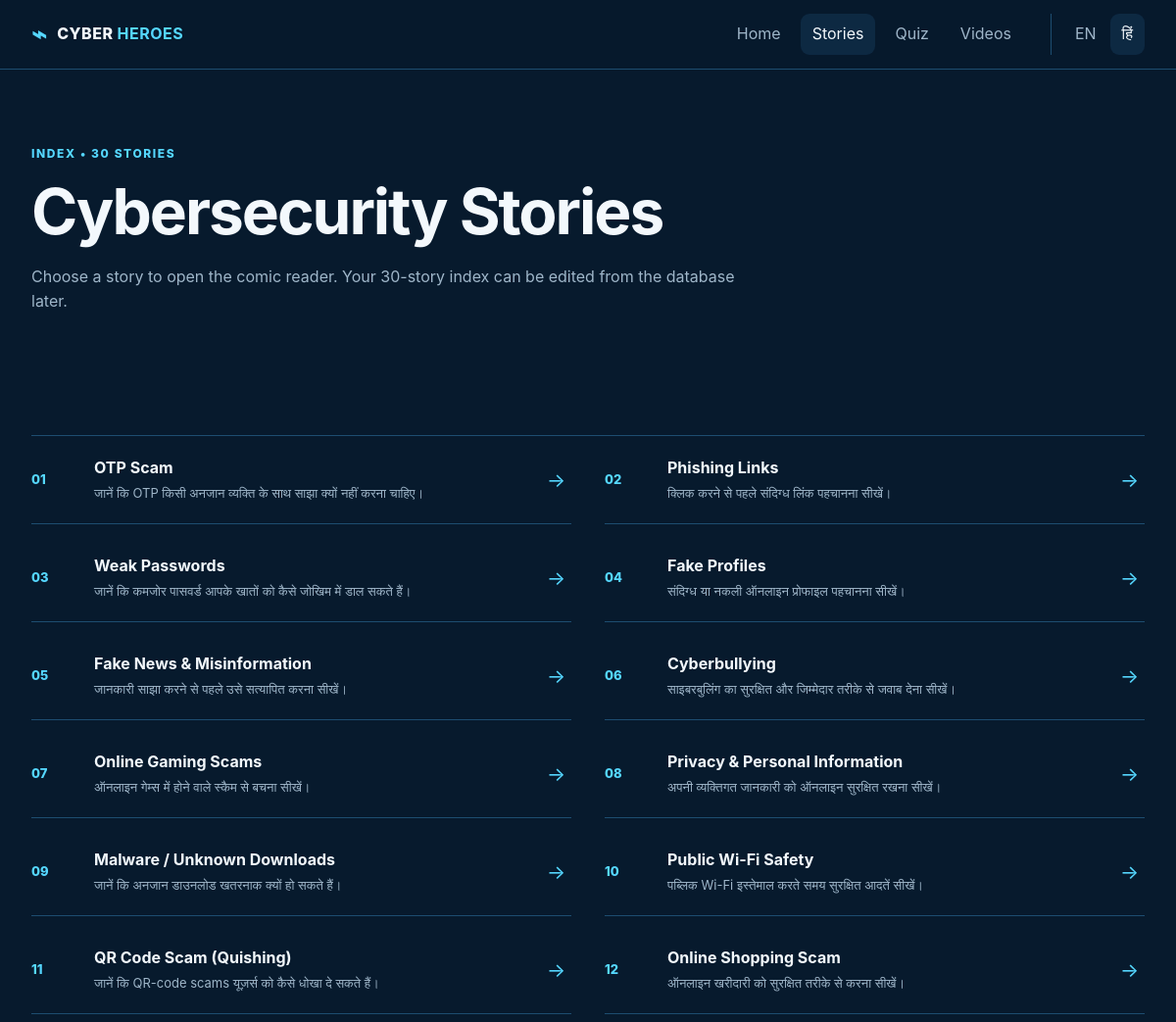
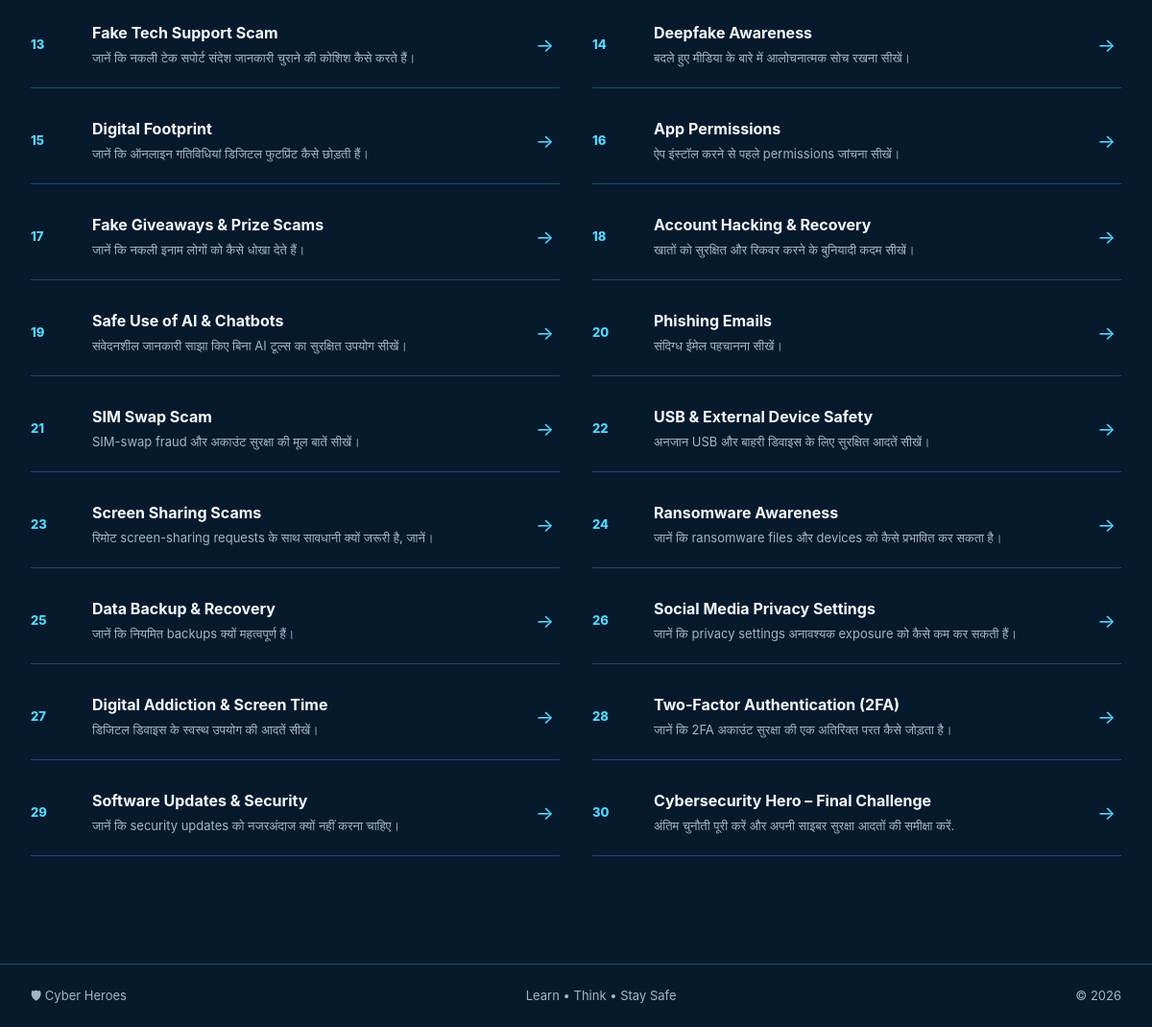
Page /stories.php?lang=hindi on the committed database (2 pictures, top to bottom).
### tables this page shows
CREATE TABLE IF NOT EXISTS stories (
    id INT UNSIGNED AUTO_INCREMENT PRIMARY KEY,
    story_number INT UNSIGNED NOT NULL UNIQUE,
    title_en VARCHAR(255) NOT NULL,
    title_hi VARCHAR(255) NOT NULL,
    description_en TEXT NULL,
    description_hi TEXT NULL,
    lesson_en TEXT NULL,
    lesson_hi TEXT NULL,
    is_active TINYINT(1) NOT NULL DEFAULT 1,
    created_at TIMESTAMP DEFAULT CURRENT_TIMESTAMP,
    updated_at TIMESTAMP DEFAULT CURRENT_TIMESTAMP ON UPDATE CURRENT_TIMESTAMP
);

### config/app.php (called while the page is built, shortened)
<?php
function e(?string $value): string
{
    return htmlspecialchars($value ?? '', ENT_QUOTES, 'UTF-8');
}

### stories.php (the view, shortened to what this page needs)
<?php
require_once __DIR__ . '/config/database.php';
$stories = $pdo->query('SELECT id, story_number, title_en, title_hi, description_en, description_hi FROM stories WHERE is_active = 1 ORDER BY story_number')->fetchAll();
require __DIR__ . '/includes/header.php';
?>
<section class="page-hero section-shell">
    <span class="eyebrow">INDEX • 30 STORIES</span>
    <h1>Cybersecurity Stories</h1>
    <p>Choose a story to open the comic reader. Your 30-story index can be edited from the database later.</p>
</section>
<section class="section-shell story-index">
<?php if (!$stories): ?>
    <div class="empty-state"><strong>No stories added yet.</strong><p>Import <code>sql/schema.sql</code> and then add the story records.</p></div>
<?php else: ?>
    <div class="story-grid">
    <?php foreach ($stories as $story): ?>
        <a class="story-card" href="story.php?id=<?= (int)$story['id'] ?>&lang=<?= e($lang) ?>">
            <span class="story-number"><?= str_pad((string)$story['story_number'], 2, '0', STR_PAD_LEFT) ?></span>
            <div>
                <h2><?= e($lang === 'hindi' ? $story['title_hi'] : $story['title_en']) ?></h2>
                <p><?= e($lang === 'hindi' ? $story['description_hi'] : $story['description_en']) ?></p>
            </div>
            <span class="story-arrow">→</span>
        </a>
    <?php endforeach; ?>
    </div>
<?php endif; ?>
</section>
<?php require __DIR__ . '/includes/footer.php'; ?>

### assets/css/style.css (style rules this page uses)
:root { --bg: #071a2d; --surface: #0d2942; --surface-2: #102f4b; --line: #1d4d70; --text: #f3f8fc; --muted: #9fb6c9; --cyan: #55d7ff; --cyan-dark: #168db5; --max: 1180px; --radius: 14px; }
* { box-sizing: border-box; }
html { scroll-behavior: smooth; }
body { margin: 0; background: var(--bg); color: var(--text); font-family: Inter, Segoe UI, Arial, sans-serif; line-height: 1.6; }
a { color: inherit; }
.section-shell { max-width: var(--max); margin: auto; padding: 72px 22px; }
.eyebrow { color: var(--cyan); font-size: 12px; font-weight: 800; letter-spacing: 1.6px; }
h1 { font-size: clamp(42px, 7vw, 78px); line-height: 1.02; margin: 14px 0 22px; letter-spacing: -2px; }
h2 { font-size: 32px; margin: 10px 0; }
p { color: var(--muted); }
.page-hero { padding-bottom: 35px; }
.page-hero h1 { font-size: clamp(42px, 6vw, 64px); }
.page-hero p { max-width: 720px; }
.story-grid { display: grid; grid-template-columns: 1fr 1fr; gap: 10px 34px; border-top: 1px solid var(--line); }
.story-card { display: grid; grid-template-columns: 50px 1fr 25px; gap: 14px; align-items: center; min-height: 90px; padding: 14px 0; border-bottom: 1px solid var(--line); text-decoration: none; }
.story-number { color: var(--cyan); font-weight: 800; font-size: 13px; }
.story-card h2 { font-size: 16px; margin: 0; }
.story-card p { margin: 3px 0 0; font-size: 13px; }
.story-arrow { color: var(--cyan); font-size: 20px; }

### rows in the picture
stories: story_number "01", title_hi "OTP Scam", description_hi "जानें कि OTP किसी अनजान व्यक्ति के साथ साझा क्यों नहीं करना चाहिए।"
stories: story_number "02", title_hi "Phishing Links", description_hi "क्लिक करने से पहले संदिग्ध लिंक पहचानना सीखें।"
stories: story_number "03", title_hi "Weak Passwords", description_hi "जानें कि कमजोर पासवर्ड आपके खातों को कैसे जोखिम में डाल सकते हैं।"
stories: story_number "04", title_hi "Fake Profiles", description_hi "संदिग्ध या नकली ऑनलाइन प्रोफाइल पहचानना सीखें।"
stories: story_number "05", title_hi "Fake News & Misinformation", description_hi "जानकारी साझा करने से पहले उसे सत्यापित करना सीखें।"
stories: story_number "06", title_hi "Cyberbullying", description_hi "साइबरबुलिंग का सुरक्षित और जिम्मेदार तरीके से जवाब देना सीखें।"
stories: story_number "07", title_hi "Online Gaming Scams", description_hi "ऑनलाइन गेम्स में होने वाले स्कैम से बचना सीखें।"
stories: story_number "08", title_hi "Privacy & Personal Information", description_hi "अपनी व्यक्तिगत जानकारी को ऑनलाइन सुरक्षित रखना सीखें।"
stories: story_number "09", title_hi "Malware / Unknown Downloads", description_hi "जानें कि अनजान डाउनलोड खतरनाक क्यों हो सकते हैं।"
stories: story_number "10", title_hi "Public Wi-Fi Safety", description_hi "पब्लिक Wi-Fi इस्तेमाल करते समय सुरक्षित आदतें सीखें।"
stories: story_number "11", title_hi "QR Code Scam (Quishing)", description_hi "जानें कि QR-code scams यूज़र्स को कैसे धोखा दे सकते हैं।"
stories: story_number "12", title_hi "Online Shopping Scam", description_hi "ऑनलाइन खरीदारी को सुरक्षित तरीके से करना सीखें।"
stories: story_number "13", title_hi "Fake Tech Support Scam", description_hi "जानें कि नकली टेक सपोर्ट संदेश जानकारी चुराने की कोशिश कैसे करते हैं।"
stories: story_number "14", title_hi "Deepfake Awareness", description_hi "बदले हुए मीडिया के बारे में आलोचनात्मक सोच रखना सीखें।"
stories: story_number "15", title_hi "Digital Footprint", description_hi "जानें कि ऑनलाइन गतिविधियां डिजिटल फुटप्रिंट कैसे छोड़ती हैं।"
stories: story_number "16", title_hi "App Permissions", description_hi "ऐप इंस्टॉल करने से पहले permissions जांचना सीखें।"
stories: story_number "17", title_hi "Fake Giveaways & Prize Scams", description_hi "जानें कि नकली इनाम लोगों को कैसे धोखा देते हैं।"
stories: story_number "18", title_hi "Account Hacking & Recovery", description_hi "खातों को सुरक्षित और रिकवर करने के बुनियादी कदम सीखें।"
stories: story_number "19", title_hi "Safe Use of AI & Chatbots", description_hi "संवेदनशील जानकारी साझा किए बिना AI टूल्स का सुरक्षित उपयोग सीखें।"
stories: story_number "20", title_hi "Phishing Emails", description_hi "संदिग्ध ईमेल पहचानना सीखें।"
stories: story_number "21", title_hi "SIM Swap Scam", description_hi "SIM-swap fraud और अकाउंट सुरक्षा की मूल बातें सीखें।"
stories: story_number "22", title_hi "USB & External Device Safety", description_hi "अनजान USB और बाहरी डिवाइस के लिए सुरक्षित आदतें सीखें।"
stories: story_number "23", title_hi "Screen Sharing Scams", description_hi "रिमोट screen-sharing requests के साथ सावधानी क्यों जरूरी है, जानें।"
stories: story_number "24", title_hi "Ransomware Awareness", description_hi "जानें कि ransomware files और devices को कैसे प्रभावित कर सकता है।"
stories: story_number "25", title_hi "Data Backup & Recovery", description_hi "जानें कि नियमित backups क्यों महत्वपूर्ण हैं।"
stories: story_number "26", title_hi "Social Media Privacy Settings", description_hi "जानें कि privacy settings अनावश्यक exposure को कैसे कम कर सकती हैं।"
stories: story_number "27", title_hi "Digital Addiction & Screen Time", description_hi "डिजिटल डिवाइस के स्वस्थ उपयोग की आदतें सीखें।"
stories: story_number "28", title_hi "Two-Factor Authentication (2FA)", description_hi "जानें कि 2FA अकाउंट सुरक्षा की एक अतिरिक्त परत कैसे जोड़ता है।"
stories: story_number "29", title_hi "Software Updates & Security", description_hi "जानें कि security updates को नजरअंदाज क्यों नहीं करना चाहिए।"
stories: story_number "30", title_hi "Cybersecurity Hero – Final Challenge", description_hi "अंतिम चुनौती पूरी करें और अपनी साइबर सुरक्षा आदतों की समीक्षा करें."
